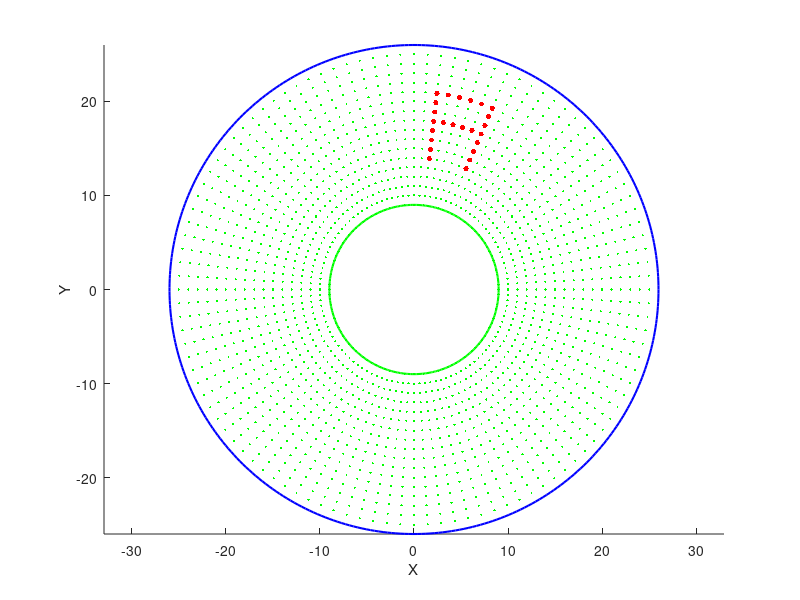

MATLAB code to generate this figure:
bitmapa = zeros(17, 108);
bitmapa(6:13,20) =1;
bitmapa(10, 20:25)=1
bitmapa(13, 20:25)=1
bitmapa(6:13,25) =1;
figure;      
hold on;  
axis equal;
xlabel('X');
ylabel('Y');

theta = linspace(0, 2*pi, 360);
r1 = 9+17;
r2 = 9;
x1 = r1 * cos(theta);
y1 = r1 * sin(theta);
x2 = r2 * cos(theta);
y2 = r2 * sin(theta);

plot(x1, y1, 'b-', 'LineWidth', 1.5);
plot(x2, y2, 'g-', 'LineWidth', 1.5);

for c = 1:size(bitmapa, 2)
    for r = 1:size(bitmapa, 1)
        if bitmapa(r, c) == 1
            x = (r+8)*cos(c*(360/108)*(pi/180));
            y = (r+8)*sin(c*(360/108)*(pi/180));
            plot(x, y, 'r.', 'MarkerSize', 12);
        elseif bitmapa(r, c) == 0
            x = (r+8)*cos(c*(360/108)*(pi/180));
            y = (r+8)*sin(c*(360/108)*(pi/180));
            plot(x, y, 'g.', 'MarkerSize', 5);  
        end
    end
end
